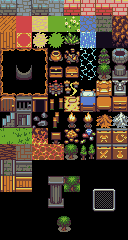

Rendered tile map (Tiled .tmx) drawn with the repository's tilesets; below, a short description and the full map source, tile grids included:
An orthogonal 8x15 tile map with 16x16 px tiles, 1 tile layer (ShoeBox Tile Grab).

<map version="1.0" orientation="orthogonal" width="8" height="15" tilewidth="16" tileheight="16">
<tileset firstgid="1" name="basictiles_bank.png" tilewidth="16" tileheight="16">
	<image source="basictiles_bank.png" width="176" height="160" />
</tileset>
	<layer name="ShoeBox Tile Grab" width="8" height="15">
		<data>
			<tile gid="1" />
			<tile gid="2" />
			<tile gid="3" />
			<tile gid="4" />
			<tile gid="5" />
			<tile gid="6" />
			<tile gid="7" />
			<tile gid="8" />
			<tile gid="9" />
			<tile gid="10" />
			<tile gid="11" />
			<tile gid="12" />
			<tile gid="13" />
			<tile gid="14" />
			<tile gid="15" />
			<tile gid="16" />
			<tile gid="17" />
			<tile gid="18" />
			<tile gid="19" />
			<tile gid="20" />
			<tile gid="21" />
			<tile gid="22" />
			<tile gid="23" />
			<tile gid="24" />
			<tile gid="25" />
			<tile gid="26" />
			<tile gid="27" />
			<tile gid="28" />
			<tile gid="29" />
			<tile gid="30" />
			<tile gid="31" />
			<tile gid="32" />
			<tile gid="33" />
			<tile gid="34" />
			<tile gid="35" />
			<tile gid="36" />
			<tile gid="37" />
			<tile gid="38" />
			<tile gid="39" />
			<tile gid="40" />
			<tile gid="41" />
			<tile gid="42" />
			<tile gid="43" />
			<tile gid="44" />
			<tile gid="45" />
			<tile gid="46" />
			<tile gid="47" />
			<tile gid="48" />
			<tile gid="49" />
			<tile gid="50" />
			<tile gid="51" />
			<tile gid="52" />
			<tile gid="53" />
			<tile gid="54" />
			<tile gid="55" />
			<tile gid="56" />
			<tile gid="57" />
			<tile gid="58" />
			<tile gid="59" />
			<tile gid="60" />
			<tile gid="61" />
			<tile gid="62" />
			<tile gid="63" />
			<tile gid="64" />
			<tile gid="65" />
			<tile gid="66" />
			<tile gid="67" />
			<tile gid="68" />
			<tile gid="69" />
			<tile gid="70" />
			<tile gid="71" />
			<tile gid="72" />
			<tile gid="73" />
			<tile gid="74" />
			<tile gid="75" />
			<tile gid="76" />
			<tile gid="77" />
			<tile gid="78" />
			<tile gid="79" />
			<tile gid="80" />
			<tile gid="81" />
			<tile gid="82" />
			<tile gid="83" />
			<tile gid="83" />
			<tile gid="83" />
			<tile gid="83" />
			<tile gid="83" />
			<tile gid="83" />
			<tile gid="84" />
			<tile gid="85" />
			<tile gid="83" />
			<tile gid="86" />
			<tile gid="87" />
			<tile gid="88" />
			<tile gid="89" />
			<tile gid="90" />
			<tile gid="83" />
			<tile gid="83" />
			<tile gid="83" />
			<tile gid="91" />
			<tile gid="83" />
			<tile gid="92" />
			<tile gid="93" />
			<tile gid="94" />
			<tile gid="83" />
			<tile gid="83" />
			<tile gid="83" />
			<tile gid="95" />
			<tile gid="96" />
			<tile gid="97" />
			<tile gid="98" />
			<tile gid="99" />
			<tile gid="83" />
			<tile gid="83" />
			<tile gid="83" />
			<tile gid="100" />
			<tile gid="101" />
			<tile gid="83" />
			<tile gid="83" />
			<tile gid="83" />
		</data>
	</layer>
</map>